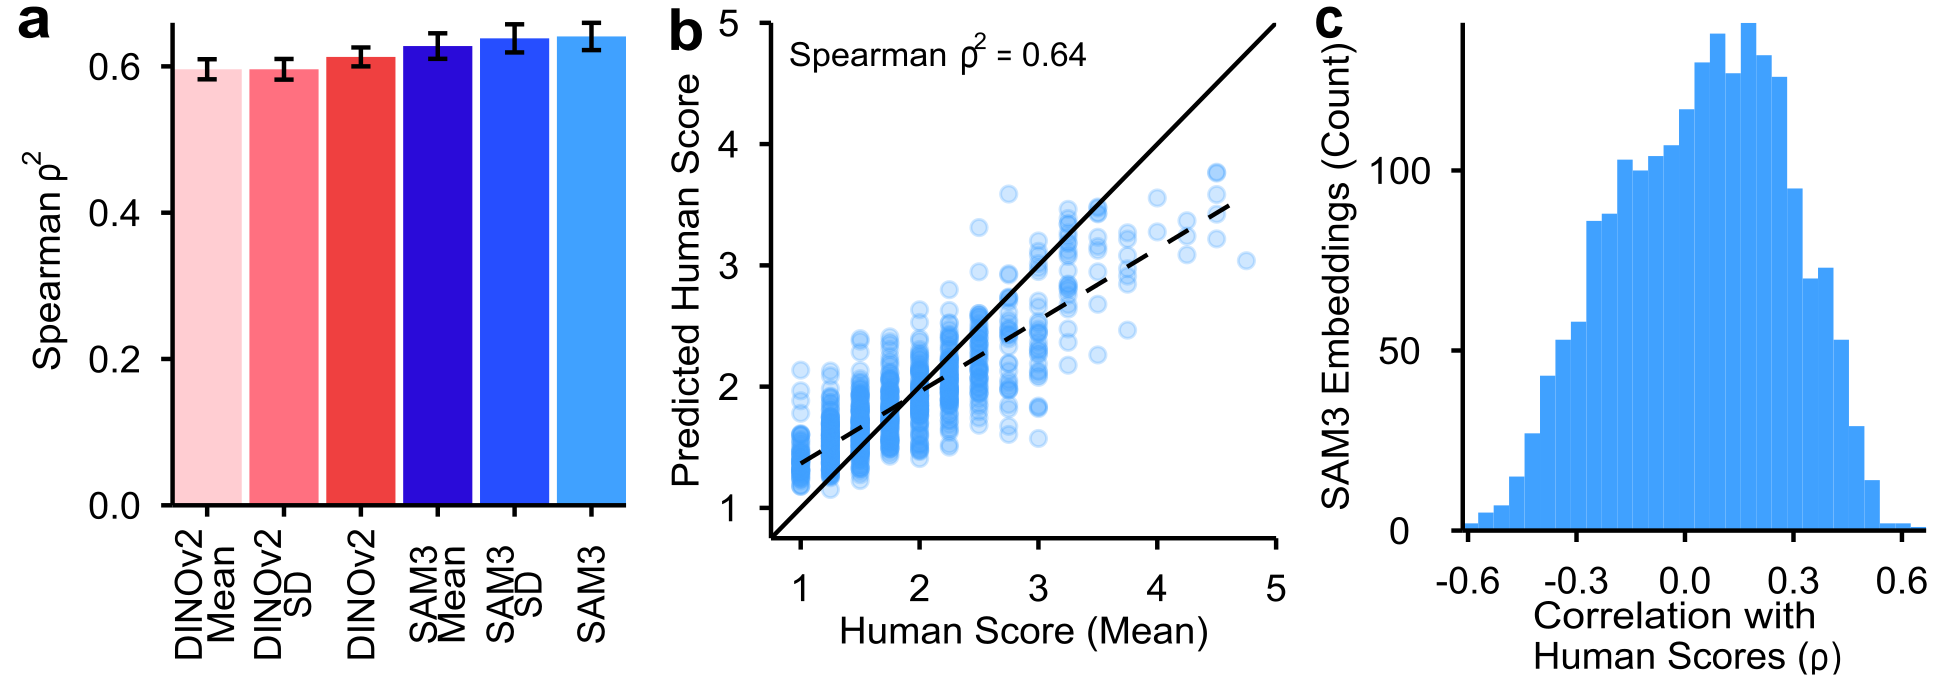

Reproduce this figure in R.
# Run with Rscript; inputs and outputs are beside this script.
.script_file <- sub("^--file=", "", commandArgs()[grepl("^--file=", commandArgs())][1])
.figure_dir <- dirname(normalizePath(.script_file))
setwd(.figure_dir)
library(tidyverse)
library(cowplot)
library(paletteer)

theme_use <- theme_minimal() +
  theme(axis.text.x = element_text(size = 9, color = 'black', margin = margin(0, 0, 0, 0), 
                                   vjust = 0.5, hjust = 0.5),
        axis.text.y = element_text(size = 9, color = 'black', vjust = 0.5, hjust = 0.5),
        legend.text = element_text(size = 9, color = 'black', vjust = 0.5, hjust = 0.5),
        plot.title = element_text(size = 9, color = 'black', vjust = 0, hjust = 0.5),
        plot.subtitle = element_text(size = 9, color = 'black', vjust = 0, hjust = 0.5),
        text = element_text(size = 9, color = 'black'),
        legend.position = 'top',
        line = element_line(color = 'black', linewidth = 1),
        axis.ticks = element_line(color = 'black', linewidth = 0.5),
        axis.line.x.bottom = element_line(color = 'black', linewidth = 0.5),
        axis.line.y.left = element_line(color = 'black', linewidth = 0.5),
        panel.grid = element_blank(), 
        panel.background = element_blank())

se <- function(x)
{
  return(sd(x, na.rm = TRUE)/sqrt(length(x)))
}

# Figure-specific settings, in the same order as the six reported RF runs.
rf_settings <- tidyr::expand_grid(
  model = c('sam3', 'dino2'),
  predictors = c('embedding_mean', 'embedding_std', 'embedding')
) %>% mutate(target = 'human_score')

model_specs <- tibble()
for(i in seq_len(nrow(rf_settings)))
{
  m <- rf_settings$model[i]
  p <- rf_settings$predictors[i]
  t <- rf_settings$target[i]
  performance <- read_csv(str_c(m, '_', p, '_', t, '_rf_fold_accuracy.csv'))
  model_specs <- bind_rows(model_specs, 
                           tibble(model = m,
                                  predictors = p,
                                  target = t,
                                  mean_spearman_r2 = mean(performance$spearman_r2), 
                                  se_spearman_r2 = se(performance$spearman_r2)))
}

model_specs <- model_specs %>% 
  mutate(predictors = str_replace(predictors, 'std', 'sd') %>% 
           str_replace('embedding_', '') %>%
           str_replace('embedding', '') %>% 
           str_to_title() %>% 
           str_replace('Sd', 'SD'),
         label = str_c(str_to_upper(model), '\n', predictors)) %>% 
  mutate(label = factor(label, levels = c('DINO2\nMean', 'DINO2\nSD', 'DINO2\n', 'SAM3\nMean', 'SAM3\nSD', 'SAM3\n')))

predictive_ability <- ggplot(model_specs, aes(label, mean_spearman_r2, fill = label)) + 
  geom_col() + 
  geom_errorbar(aes(label, 
                    ymin = mean_spearman_r2 - se_spearman_r2, 
                    ymax = mean_spearman_r2 + se_spearman_r2),
                , width = 0.25) + 
  scale_x_discrete(name = NULL, expand = c(0, 0)) + 
  scale_y_continuous(name = expression("Spearman"~rho^2), 
                     expand = c(0, 0)) + 
  scale_fill_manual(values = c('#FFCDD2FF', paletteer_d('ggsci::default_gsea')[c(9, 11)],
                               paletteer_d("dichromat::DarkRedtoBlue_12")[1:3])) +
  theme_use + 
  theme(axis.text.x = element_text(angle = 90), 
        legend.position = 'none')
predictive_ability

sam3_all_predictions <- read_csv('sam3_embedding_human_score_rf_image_predictions.csv')
rho2 <- cor(sam3_all_predictions$observed, sam3_all_predictions$predicted, method = 'spearman')^2 %>% 
  format(digits = 2)

sam3_scatter <- ggplot(sam3_all_predictions, aes(observed, predicted)) + 
  geom_point(alpha = 0.25, 
             color = paletteer_d("dichromat::DarkRedtoBlue_12")[3]) + 
  geom_abline(intercept = 0, slope = 1, color = 'black') + 
  geom_smooth(method = 'lm', linetype = 'dashed', se = FALSE, color = 'black') + 
  scale_x_continuous(expand = c(0, 0), limits = c(0.75, 5)) + 
  scale_y_continuous(expand = c(0, 0), limits = c(0.75, 5)) +
  labs(x = 'Human Score (Mean)', 
       y = 'Predicted Human Score') + 
  annotate('text', x=0.9, y=4.75, hjust=0, size=2.8, label = sprintf('"Spearman "~rho^2==%.2f', as.numeric(rho2)), parse = TRUE) +
  theme_use
sam3_scatter

feature_cor <- read_csv('sam3_embedding_human_score_correlations_nebraska.csv')

feature_cor_hist <- ggplot(feature_cor, aes(human_score_spearman_rho)) + 
  geom_histogram(fill = paletteer_d("dichromat::DarkRedtoBlue_12")[3]) + 
  scale_x_continuous(name = expression('Correlation with\nHuman Scores ('~rho~')'), 
                     expand = c(0, 0)) + 
  scale_y_continuous(name = 'SAM3 Embeddings (Count)', 
                     expand = c(0, 0)) +
  theme_use
feature_cor_hist

fig2 <- plot_grid(predictive_ability, sam3_scatter, feature_cor_hist, nrow = 1, labels = 'auto', rel_widths = c(1, 1, 1))
ggsave('figure2.svg', dpi = 300, width = 6.5, height = 2.25, units = 'in')
